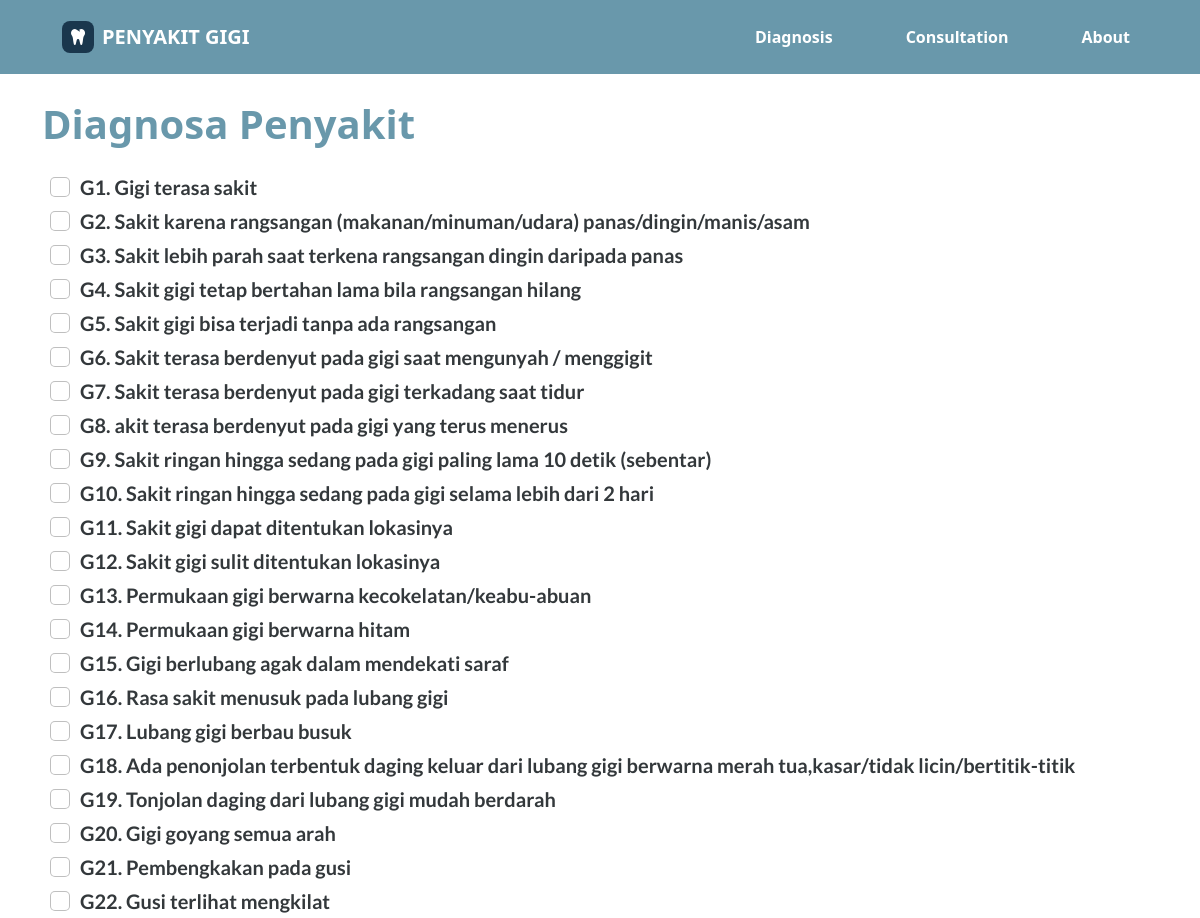
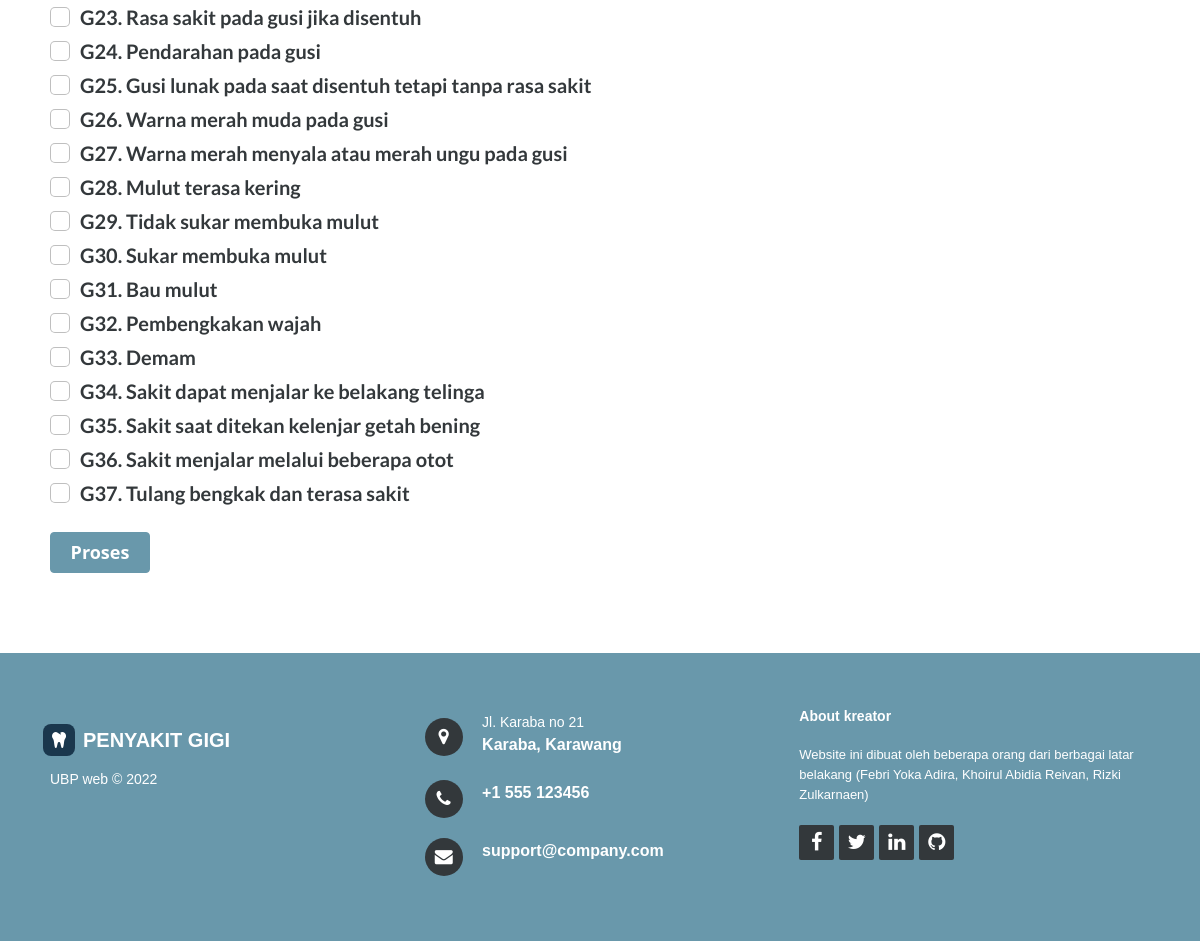
Page /app/diagnosa.php on the committed database (2 pictures, top to bottom).
### tables this page shows
CREATE TABLE `gejala` (
  `no` int NOT NULL,
  `kode` varchar(10) NOT NULL,
  `gejala` varchar(255) NOT NULL,
  `kategori` varchar(255) NOT NULL,
  `nilai` float NOT NULL
);

### app/diagnosa.php (the view, shortened to what this page needs)
<!DOCTYPE html>
<html lang="en">
<head>
    <link rel="stylesheet" href="../assets/bootstrap/css/bootstrap.min.css?h=392579c542026f15ec029be03019d6d8">
    <link rel="stylesheet" href="../assets/fonts/fontawesome-all.min.css?h=a0e894d2f295b40fda5171460781b200">
    <link rel="stylesheet" href="../assets/fonts/font-awesome.min.css?h=a0e894d2f295b40fda5171460781b200">
    <link rel="stylesheet" href="../assets/fonts/fontawesome5-overrides.min.css?h=a0e894d2f295b40fda5171460781b200">
    <link rel="stylesheet" href="../assets/css/best-carousel-slide.css?h=60182089d0d4b412023f5b0e8f5983d5">
    <link rel="stylesheet" href="../assets/css/Conten.css?h=eaf85eb7eed11619a68f6bb55dbe11f1">
    <link rel="stylesheet" href="../assets/css/Custom-Checkbox.css?h=f228643d169a9b238719f1d783eb491f">
    <link rel="stylesheet" href="https://cdnjs.cloudflare.com/ajax/libs/animate.css/3.5.2/animate.min.css">
    <link rel="stylesheet" href="../assets/css/Navbar-Right-Links.css?h=befd8a398792e305b7ffd4a176b5b585">
    <link rel="stylesheet" href="../assets/css/Pretty-Footer.css?h=e3701357e9e8ffe6753611314222d361">
</head>
<body>
    <div id="top-navbar">
        <nav class="navbar navbar-light navbar-expand-md fixed-top py-3" style="background: #6998ab;">
            <div class="container-fluid"><a class="navbar-brand d-flex align-items-center" href="../index.php" style="margin-right: 0px;margin-left: 50px;"><span class="bs-icon-sm bs-icon-rounded bs-icon-primary d-flex justify-content-center align-items-center me-2 bs-icon" style="background: #1a374d;"><i class="fas fa-tooth"></i></span><span style="color: var(--bs-white);font-weight: bold;">PENYAKIT GIGI</span></a>
                <div class="collapse navbar-collapse" id="navcol-2" style="margin-right: 50px;">
                    <ul class="navbar-nav ms-auto">
                        <li class="nav-item"><a class="nav-link d-flex justify-content-center align-items-center" style="color: var(--bs-white);margin-left: 58px;margin-right: -1px;font-weight: bold;" href="#checkbox">Diagnosis</a></li>
                        <li class="nav-item"><a class="nav-link d-flex justify-content-center align-items-center" href="/#footer" style="color: var(--bs-white);margin-left: 58px;margin-right: -1px;font-weight: bold;">Consultation</a></li>
                        <li class="nav-item"><a class="nav-link d-flex justify-content-center align-items-center" href="../#about" style="color: var(--bs-white);margin-left: 58px;font-weight: bold;">About</a></li>
                    </ul>
                </div>
            </div>
        </nav>
    </div>
    <form method="POST" action="hasil.php" name="diagnosa" enctype="form-data/multipart">
    <div id="checkbox">
        <div class="container" id="diagnosa">
            <h1 style="color: rgb(105,152,171);font-weight: bold;">Diagnosa Penyakit</h1>
        </div>
        <div class="container" id="check">
            <div class="row">
                <div class="col" id="Col1">
                    <?php $query = mysqli_query($conn,"SELECT * FROM gejala"); ?>
                    <?php foreach ($query as $data): ?>
                    <div class="form-check">
                        <input class="form-check-input" type="checkbox" id="formCheck-2" value= "<?php echo $data['kode'];?>" style="font-size: 20px;" name="cek[]">
                        <label class="form-check-label" for="formCheck-2" style="color: #33383b;"> <?php echo $data['kode'],". ",$data['gejala']; ?> <br></label>
                    </div>
                    <?php endforeach; ?>
                </div>
            </div>
            <div class="col" id="but" style="margin-top: 20px;">
                <input class="btn" name="proses" value="Proses" type="submit"/>
            </div>
        </div>
    </div>
    </form>
    <div id="footer">
        <footer style="background: #6998AB;">
            <div class="row">
                <div class="col-sm-6 col-md-4 footer-navigation"><a class="navbar-brand d-flex align-items-center" href="#top-navbar" style="margin-right: 0px;margin-left: -7px;margin-top: 11px;margin-bottom: -10px;"><span class="bs-icon-sm bs-icon-rounded bs-icon-primary d-flex justify-content-center align-items-center me-2 bs-icon" style="background: #1a374d;"><i class="fas fa-tooth"></i></span><span style="color: var(--bs-white);">PENYAKIT GIGI</span></a>
                    <p class="company-name" style="color: #ffffff;">UBP web © 2022</p>
                </div>
                <div class="col-sm-6 col-md-4 footer-contacts">
                    <div><span class="fa fa-map-marker footer-contacts-icon"> </span>
                        <p><span class="new-line-span">Jl. Karaba no 21</span>Karaba, Karawang</p>
                    </div>
                    <div><i class="fa fa-phone footer-contacts-icon"></i>
                        <p class="footer-center-info email text-start"> +1 555 123456</p>
                    </div>
                    <div><i class="fa fa-envelope footer-contacts-icon"></i>
                        <p> <a href="#" target="_blank" style="color: rgb(255,255,255);">support@company.com</a></p>
                    </div>
                </div>
                <div class="col-md-4 footer-about">
                    <h4>About kreator</h4>
                    <p style="color: rgb(255,255,255);">Website ini dibuat oleh beberapa orang dari berbagai latar belakang (Febri Yoka Adira, Khoirul Abidia Reivan, Rizki Zulkarnaen)</p>
                    <div class="social-links social-icons"><a href="#"><i class="fa fa-facebook"></i></a><a href="#"><i class="fa fa-twitter"></i></a><a href="#"><i class="fa fa-linkedin"></i></a><a href="#"><i class="fa fa-github"></i></a></div>
                </div>
            </div>
        </footer>
    </div>
</body>
</html>

### assets/css/best-carousel-slide.css (style rules this page uses)
span { font-style: inherit; font-weight: inherit; }
.btn { width: 100px; font-weight: bold; font-size: 18px; background-color: #6998ab; border-color: #6998ab; color: #ffffff; }

### assets/css/Conten.css (style rules this page uses)
body { background: rgba(26,55,77,0); }
#checkbox { margin-top: 100px; }
#check { padding-right: 20px; padding-left: 20px; margin-top: 20px; }
.form-check { background-color: #ffffff; margin-top: 4px; margin-bottom: 4px; padding-left: 30px; }
.form-check-label { font-size: 20px; font-family: 'Lato'; font-weight: bold; }
#footer { margin-top: 5%; }

### assets/css/Custom-Checkbox.css (style rules this page uses)
label { -webkit-touch-callout: none; -webkit-user-select: none; -khtml-user-select: none; -moz-user-select: none; -ms-user-select: none; user-select: none; }

### assets/css/Navbar-Right-Links.css (style rules this page uses)
.bs-icon { --bs-icon-size: .75rem; display: flex; flex-shrink: 0; justify-content: center; align-items: center; font-size: var(--bs-icon-size); width: calc(var(--bs-icon-size) * 2); height: calc(var(--bs-icon-size) * 2); color: var(--bs-primary); }
.bs-icon-sm { --bs-icon-size: 1rem; }
.bs-icon.bs-icon-primary { color: var(--bs-white); background: var(--bs-primary); }
.bs-icon.bs-icon-rounded { border-radius: .5rem; }

### assets/css/Pretty-Footer.css (style rules this page uses)
footer { background-color: #292c2f; box-shadow: 0 1px 1px 0 rgba(0, 0, 0, 0.12); box-sizing: border-box; width: 100%; text-align: left; font: bold 16px sans-serif; padding: 55px 50px; margin-top: 80px; bottom: 0; color: #fff; }
.footer-navigation p.company-name { color: #8f9296; font-size: 14px; font-weight: normal; margin-top: 20px; }
.footer-contacts p { display: inline-block; color: #ffffff; vertical-align: middle; }
.footer-contacts p a { color: #5383d3; text-decoration: none; }
.fa.footer-contacts-icon { background-color: #33383b; color: #fff; font-size: 18px; width: 38px; height: 38px; border-radius: 50%; text-align: center; line-height: 38px; margin: 10px 15px 10px 0; }
span.new-line-span { display: block; font-weight: normal; display: block; font-weight: normal; font-size: 14px; line-height: 2; }
.footer-about h4 { display: block; color: #fff; font-size: 14px; font-weight: bold; margin-bottom: 20px; }
.footer-about p { line-height: 20px; color: #92999f; font-size: 13px; font-weight: normal; margin: 0; }
div.social-links { margin-top: 20px; color: #fff; }
.social-links a { display: inline-block; width: 35px; height: 35px; cursor: pointer; background-color: #33383b; border-radius: 2px; font-size: 20px; color: #ffffff; text-align: center; line-height: 35px; margin-right: 5px; margin-bottom: 5px; }

### rows in the picture
gejala: kode "G1", gejala "Gigi terasa sakit"
gejala: kode "G2", gejala "Sakit karena rangsangan (makanan/minuman/udara) panas/dingin/manis/asam"
gejala: kode "G3", gejala "Sakit lebih parah saat terkena rangsangan dingin daripada panas"
gejala: kode "G4", gejala "Sakit gigi tetap bertahan lama bila rangsangan hilang"
gejala: kode "G5", gejala "Sakit gigi bisa terjadi tanpa ada rangsangan"
gejala: kode "G6", gejala "Sakit terasa berdenyut pada gigi saat mengunyah / menggigit"
gejala: kode "G7", gejala "Sakit terasa berdenyut pada gigi terkadang saat tidur"
gejala: kode "G8", gejala "akit terasa berdenyut pada gigi yang terus menerus"
gejala: kode "G9", gejala "Sakit ringan hingga sedang pada gigi paling lama 10 detik (sebentar)"
gejala: kode "G10", gejala "Sakit ringan hingga sedang pada gigi selama lebih dari 2 hari"
gejala: kode "G11", gejala "Sakit gigi dapat ditentukan lokasinya"
gejala: kode "G12", gejala "Sakit gigi sulit ditentukan lokasinya"
gejala: kode "G13", gejala "Permukaan gigi berwarna kecokelatan/keabu-abuan"
gejala: kode "G14", gejala "Permukaan gigi berwarna hitam"
gejala: kode "G15", gejala "Gigi berlubang agak dalam mendekati saraf"
gejala: kode "G16", gejala "Rasa sakit menusuk pada lubang gigi"
gejala: kode "G17", gejala "Lubang gigi berbau busuk"
gejala: kode "G18", gejala "Ada penonjolan terbentuk daging keluar dari lubang gigi berwarna merah tua,kasar/tidak licin/bertitik-titik"
gejala: kode "G19", gejala "Tonjolan daging dari lubang gigi mudah berdarah"
gejala: kode "G20", gejala "Gigi goyang semua arah"
gejala: kode "G21", gejala "Pembengkakan pada gusi"
gejala: kode "G22", gejala "Gusi terlihat mengkilat"
gejala: kode "G23", gejala "Rasa sakit pada gusi jika disentuh"
gejala: kode "G24", gejala "Pendarahan pada gusi"
gejala: kode "G25", gejala "Gusi lunak pada saat disentuh tetapi tanpa rasa sakit"
gejala: kode "G26", gejala "Warna merah muda pada gusi"
gejala: kode "G27", gejala "Warna merah menyala atau merah ungu pada gusi"
gejala: kode "G28", gejala "Mulut terasa kering"
gejala: kode "G29", gejala "Tidak sukar membuka mulut"
gejala: kode "G30", gejala "Sukar membuka mulut"
gejala: kode "G31", gejala "Bau mulut"
gejala: kode "G32", gejala "Pembengkakan wajah"
gejala: kode "G33", gejala "Demam"
gejala: kode "G34", gejala "Sakit dapat menjalar ke belakang telinga"
gejala: kode "G35", gejala "Sakit saat ditekan kelenjar getah bening"
gejala: kode "G36", gejala "Sakit menjalar melalui beberapa otot"
gejala: kode "G37", gejala "Tulang bengkak dan terasa sakit"
